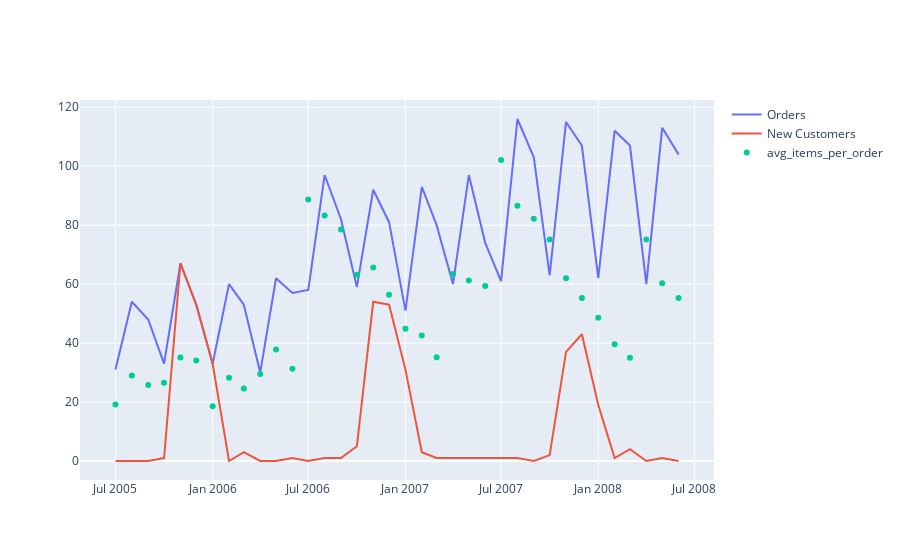

Write notebook code for a chart like this one.
### Code cell
## Orders and New Customers
fig = go.Figure()
fig.add_trace(go.Scatter(x=df3.year_month, y=df3.orders,
                    mode='lines',
                    name='Orders'))
fig.add_trace(go.Scatter(x=df3.year_month, y=df3.new_customers,
                    mode='lines',
                    name='New Customers'))
fig.add_trace(go.Scatter(x=df3.year_month, y=df3.avg_items_order,
                    mode='markers',
                    name='avg_items_per_order'))
fig.show()

### Figure 1 — Plotly figure (JSON) as saved in the notebook; plotly's stock layout.template omitted (floating-point values rounded to 4 significant figures)
{"data": [{"mode": "lines", "name": "Orders", "type": "scatter", "x": ["2005-07", "2005-08", "2005-09", "2005-10", "2005-11", "2005-12", "2006-01", "2006-02", "2006-03", "2006-04", "2006-05", "2006-06", "2006-07", "2006-08", "2006-09", "2006-10", "2006-11", "2006-12", "2007-01", "2007-02", "2007-03", "2007-04", "2007-05", "2007-06", "2007-07", "2007-08", "2007-09", "2007-10", "2007-11", "2007-12", "2008-01", "2008-02", "2008-03", "2008-04", "2008-05", "2008-06"], "y": [31, 54, 48, 33, 67, 53, 33, 60, 53, 30, 62, 57, 58, 97, 82, 59, 92, 81, 51, 93, 80, 60, 97, 74, 61, 116, 103, 63, 115, 107, 62, 112, 107, 60, 113, 104]}, {"mode": "lines", "name": "New Customers", "type": "scatter", "x": ["2005-07", "2005-08", "2005-09", "2005-10", "2005-11", "2005-12", "2006-01", "2006-02", "2006-03", "2006-04", "2006-05", "2006-06", "2006-07", "2006-08", "2006-09", "2006-10", "2006-11", "2006-12", "2007-01", "2007-02", "2007-03", "2007-04", "2007-05", "2007-06", "2007-07", "2007-08", "2007-09", "2007-10", "2007-11", "2007-12", "2008-01", "2008-02", "2008-03", "2008-04", "2008-05", "2008-06"], "y": [0, 0, 0, 1, 67, 53, 33, 0, 3, 0, 0, 1, 0, 1, 1, 5, 54, 53, 31, 3, 1, 1, 1, 1, 1, 1, 0, 2, 37, 43, 19, 1, 4, 0, 1, 0]}, {"mode": "markers", "name": "avg_items_per_order", "type": "scatter", "x": ["2005-07", "2005-08", "2005-09", "2005-10", "2005-11", "2005-12", "2006-01", "2006-02", "2006-03", "2006-04", "2006-05", "2006-06", "2006-07", "2006-08", "2006-09", "2006-10", "2006-11", "2006-12", "2007-01", "2007-02", "2007-03", "2007-04", "2007-05", "2007-06", "2007-07", "2007-08", "2007-09", "2007-10", "2007-11", "2007-12", "2008-01", "2008-02", "2008-03", "2008-04", "2008-05", "2008-06"], "y": [19.16, 29, 25.75, 26.52, 35.1, 34.11, 18.58, 28.27, 24.57, 29.53, 37.85, 31.3, 88.72, 83.27, 78.56, 63.15, 65.64, 56.4, 44.84, 42.54, 35.19, 63.45, 61.2, 59.36, 102.1, 86.53, 82.19, 75.1, 61.96, 55.29, 48.55, 39.57, 35.05, 75.17, 60.31, 55.29]}], "layout": {}}
